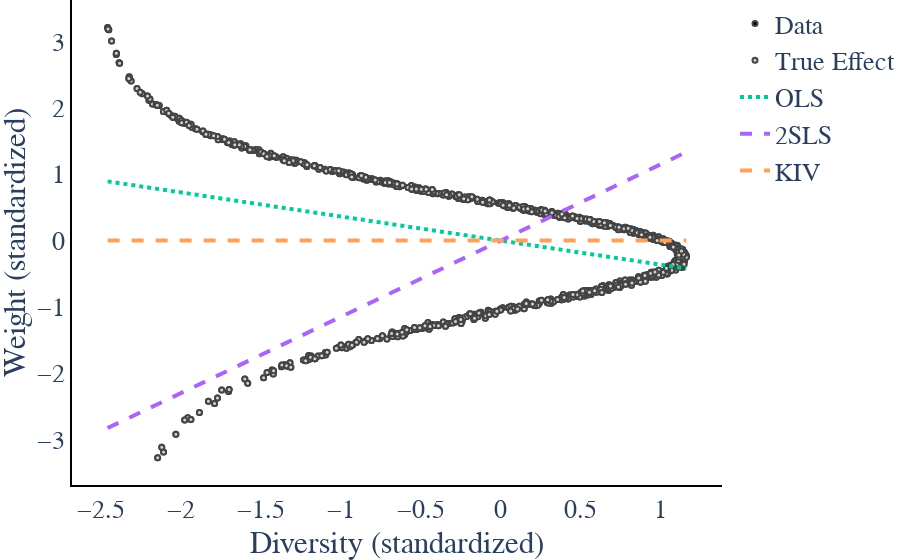

Notebook code for this chart:
### Code cell
# Simpson Estimation
x, y, ytrue, xstar, xstar_bound, ystar_ols, ystar_2sls, ystar_kiv, results = run_diversity_estimation_methods(
    Z_sim, div_simpson, Y_sim, Ytrue=Y_star, methods=["OLS", "2SLS", "KIV"])

plot_diversity_methods(x, y, xstar, xstar_bound, ystar_ols, ystar_2sls, ystar_kiv, results, ytrue)
fig.write_image(os.path.join(savepath,
                             "SimpsonDiversity_" +str(p)+"InstrumentStrength_"+str(instrument_strength)+".pdf" ))

fig.show()

### Figure 1 — Plotly figure (JSON) as saved in the notebook; plotly's stock layout.template omitted (floating-point values rounded to 4 significant figures; data arrays with more than 128 entries replaced by an {"elided": "..."} marker saying what was removed)
{"data": [{"line": {"width": 4}, "marker": {"color": "black", "line": {"width": 2}, "size": 5}, "mode": "markers", "name": "Data", "type": "scatter", "x": {"elided": "1000 float values"}, "y": {"elided": "1000 float values"}}, {"line": {"width": 4}, "marker": {"color": "lightgrey", "line": {"width": 2}, "size": 5}, "mode": "markers", "name": "True Effect", "type": "scatter", "x": {"elided": "1000 float values"}, "y": {"elided": "1000 float values"}}, {"line": {"dash": "dot", "width": 4}, "marker": {"line": {"width": 2}, "size": 5}, "mode": "lines", "name": "OLS", "type": "scatter", "x": [-2.457, -2.332, -2.208, -2.083, -1.958, -1.834, -1.709, -1.584, -1.459, -1.335, -1.21, -1.085, -0.9604, -0.8357, -0.711, -0.5863, -0.4615, -0.3368, -0.2121, -0.08736, 0.03737, 0.1621, 0.2868, 0.4115, 0.5363, 0.661, 0.7857, 0.9104, 1.035, 1.16], "y": [0.8925, 0.8472, 0.8019, 0.7566, 0.7113, 0.666, 0.6207, 0.5754, 0.5301, 0.4848, 0.4395, 0.3942, 0.3489, 0.3036, 0.2582, 0.2129, 0.1676, 0.1223, 0.07703, 0.03173, -0.01357, -0.05888, -0.1042, -0.1495, -0.1948, -0.2401, -0.2854, -0.3307, -0.376, -0.4213]}, {"line": {"dash": "dash", "width": 4}, "marker": {"line": {"width": 2}, "size": 5}, "mode": "lines", "name": "2SLS", "type": "scatter", "x": [-2.457, -2.332, -2.208, -2.083, -1.958, -1.834, -1.709, -1.584, -1.459, -1.335, -1.21, -1.085, -0.9604, -0.8357, -0.711, -0.5863, -0.4615, -0.3368, -0.2121, -0.08736, 0.03737, 0.1621, 0.2868, 0.4115, 0.5363, 0.661, 0.7857, 0.9104, 1.035, 1.16], "y": [-2.826, -2.682, -2.539, -2.396, -2.252, -2.109, -1.965, -1.822, -1.678, -1.535, -1.391, -1.248, -1.105, -0.9611, -0.8177, -0.6742, -0.5308, -0.3873, -0.2439, -0.1005, 0.04298, 0.1864, 0.3299, 0.4733, 0.6167, 0.7602, 0.9036, 1.047, 1.191, 1.334]}, {"line": {"dash": "dash", "width": 4}, "marker": {"line": {"width": 2}, "size": 5}, "mode": "lines", "name": "KIV", "type": "scatter", "x": [-2.457, -2.332, -2.208, -2.083, -1.958, -1.834, -1.709, -1.584, -1.459, -1.335, -1.21, -1.085, -0.9604, -0.8357, -0.711, -0.5863, -0.4615, -0.3368, -0.2121, -0.08736, 0.03737, 0.1621, 0.2868, 0.4115, 0.5363, 0.661, 0.7857, 0.9104, 1.035, 1.16], "y": [4.265e-05, 4.302e-05, 4.351e-05, 4.414e-05, 4.492e-05, 4.587e-05, 4.703e-05, 4.838e-05, 4.992e-05, 5.16e-05, 5.33e-05, 5.49e-05, 5.625e-05, 5.723e-05, 5.775e-05, 5.784e-05, 5.756e-05, 5.708e-05, 5.657e-05, 5.624e-05, 5.622e-05, 5.659e-05, 5.736e-05, 5.842e-05, 5.959e-05, 6.065e-05, 6.131e-05, 6.136e-05, 6.066e-05, 5.92e-05]}], "layout": {"font": {"family": "serif", "size": 26}, "margin": {"b": 0, "l": 0, "r": 0, "t": 0}, "plot_bgcolor": "rgba(0,0,0,0)", "xaxis": {"linecolor": "black", "linewidth": 2, "showline": true, "title": {"text": "Diversity (standardized)"}}, "yaxis": {"linecolor": "black", "linewidth": 2, "showline": true, "title": {"text": "Weight (standardized)"}}}}
